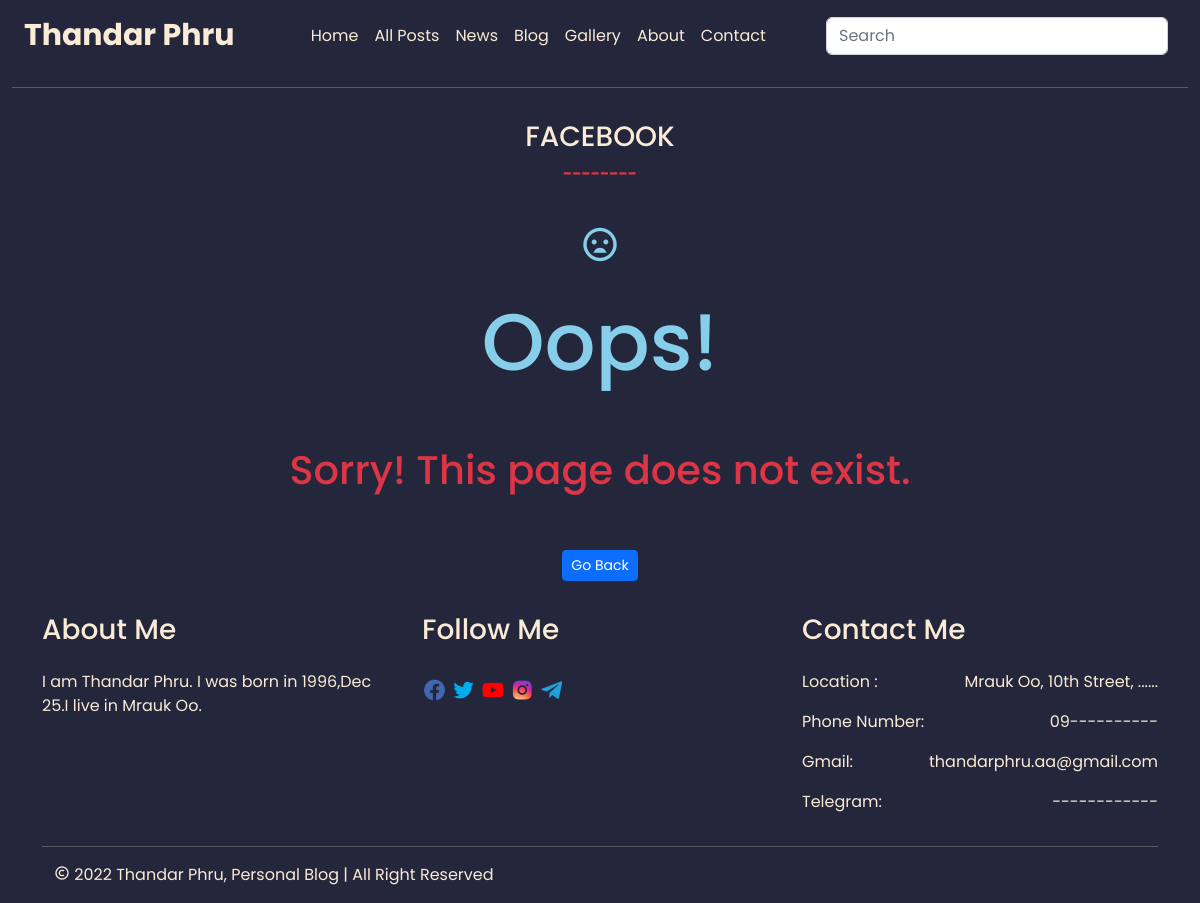
The app's page /tag/facebook/, older data.
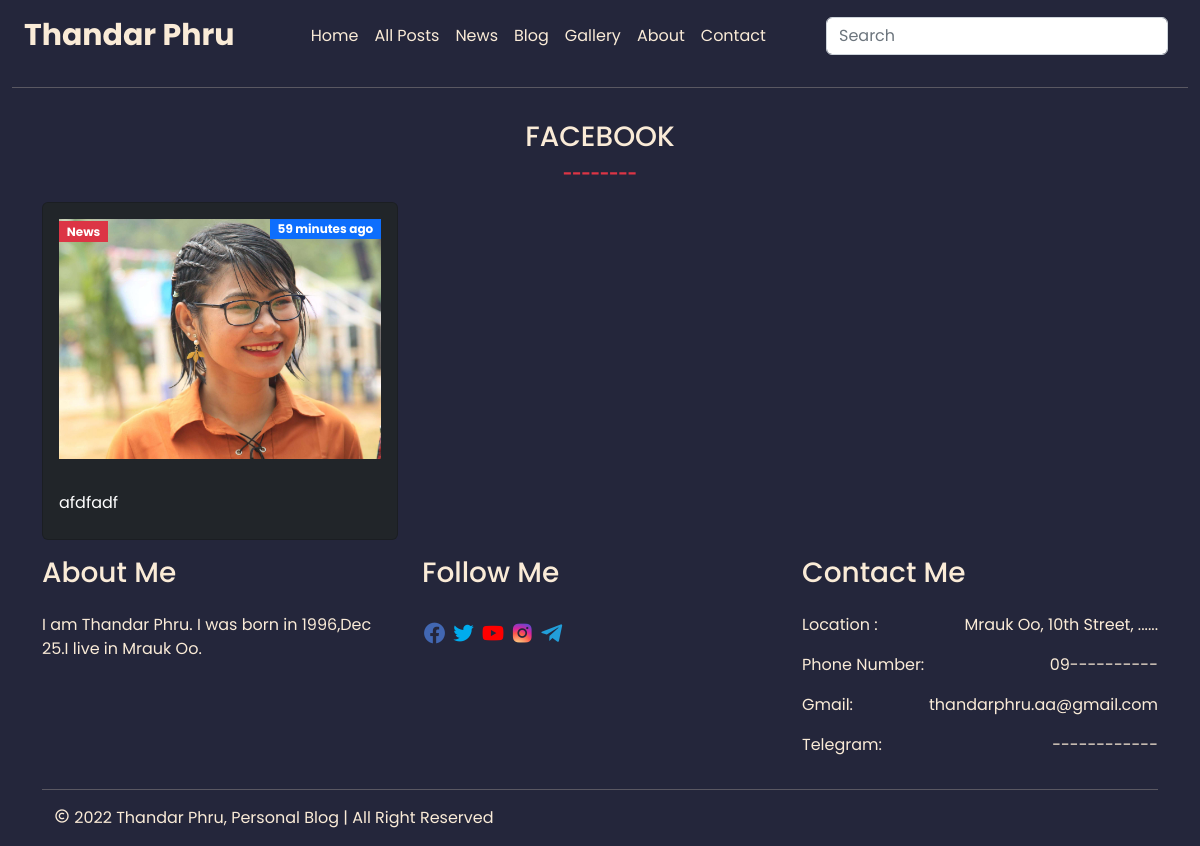
The same page, newer data.
### base/models.py (models this page shows, shortened)
class Category(models.Model):
    name = models.CharField(max_length=100)
    slug = models.SlugField(
            default='',
            editable=False,
        )
    created = models.DateTimeField(auto_now_add=True)
    updated = models.DateTimeField(auto_now=True)
    def __str__(self):
        return self.name

class Post(models.Model):
    title = models.CharField(max_length=255)
    category = models.ForeignKey(Category, on_delete=models.CASCADE)
    slug = models.SlugField(
            default='',
            editable=False,
        )
    author = models.ForeignKey(User, on_delete=models.CASCADE ,default='Thandar Phru')
    content = models.TextField(null=True)
    short_content = models.TextField(null=True,blank=True)
    feature = models.ImageField(upload_to = 'static/postimages', blank= True,null=True,default='static/postimages/contactme.JPEG')
    tags = models.ManyToManyField(Tag)
    created = models.DateTimeField(auto_now_add=True)
    updated = models.DateTimeField(auto_now=True)
    is_feature = models.BooleanField(default=True)
    class Meta:
        ordering = ('-created',)

### base/views.py (the view)
# urls.py: path('tag/<str:slug>/', views.tagView,name='tagpost' ),
def tagView(request,slug):
    categories = Category.objects.all()
    tags = Tag.objects.get(slug=slug)
    tagposts = Post.objects.filter(tags=tags)
    context = {'categories':categories,'tagposts':tagposts,'slug':slug}
    if 'q' in request.GET:
        q = request.GET['q']
        search = Q(Q(title__icontains = q) | Q(content__icontains = q))
        results = Post.objects.filter(search)
        context ={'results':results,'q':q,'categories':categories}
        return render(request, 'base/searchresult.html', context)
    return render(request,'base/tagpost.html', context)

### base/templates/base/tagpost.html (shortened to what this page needs)
{% extends 'main.html' %} {% load static %}
{% block content %}
<div class="container">
    <div class="row">
      <div class="text-center py-3">
        <h3 class="text-uppercase">{{slug}}</h3>
        <span class="text-danger fw-bold">--------</span>
      </div>
      {% if tagposts %}
      {% for post in tagposts %}
      <div class="col-lg-4">
        <div class="card bg-dark">
          <div class="p-3">
            <div
              class="blog-picture-background"
              style="
                background-image: url('{{post.feature.url}}');
                height: 240px;
                background-repeat: no-repeat;
                background-size: cover;
                background-position: center;
              "
            >
              <p>
                <span class="badge bg-danger text-center rounded-0"
                  >{{post.category}}</span
                >
                <span class="badge bg-primary text-center float-end rounded-0"
                  >{{post.created|timesince}} ago</span
                >
              </p>
            </div>
          </div>
          <div class="card-body">
            <div class="card-title text-dark">
              <a href="{% url 'detail' post.slug %} " class="text-white"> {{post.title | truncatechars:40}} </a>
            </div>
          </div>
        </div>
      </div>
      {% endfor %}
      {% else%}
    <div class="text-center py-3">
        <p style="font-size:40px;color:skyblue;"><i class='bx bx-sad' ></i></p>
        <h1 style="font-size:80px;color:skyblue;">Oops!</h1>
        <h1 class="text-danger py-5">Sorry! This page does not exist.</h1>
        <a href="{% url 'home' %}" class="btn btn-primary btn-sm">Go Back</a>
    </div>
      {% endif %}
    </div>
  </div>
  {% endblock content %}

### templates/navbar.html (shortened to what this page needs)
{% load static %}
<nav class="navbar navbar-expand-lg">
  <div class="container-fluid">
    <a class="navbar-brand logo" href="{% url 'home' %}">Thandar Phru</a>
    <div class="collapse navbar-collapse" id="navbarSupportedContent">
      <ul class="navbar-nav mx-auto mb-2 mb-lg-0">
        {% url 'home' as url %}
        <li class="nav-item">
          <a class="nav-link {% if request.path == url %}border-bottom{% endif %}" aria-current="page" href="{% url 'home' %}">Home</a>
        </li>
        {% url 'posts' as url %}
        <li class="nav-item">
          <a class="nav-link {% if request.path == url %}border-bottom{% endif %}" href='{% url 'posts' %}'>All Posts</a>
        </li>
        {% for category in categories %}
        {% url 'category' category.slug as url %}
        <li class="nav-item">
            <a class="nav-link {% if request.path == url %}border-bottom{% endif %}" href="{% url 'category' category.slug %}">{{category.name}}</a>
          </li>{% endfor %}
          {% url 'gallery' as url %}
        <li class="nav-item">
          <a class="nav-link {% if request.path == url %}border-bottom{% endif %}" href='{% url 'gallery' %}'>Gallery</a>
        </li>
        <li class="nav-item">
          <a class="nav-link" href='{% url 'home' %}#aboutme'>About</a>
        </li>
        <li class="nav-item">
          <a class="nav-link" href='{% url 'home' %}#contactme'>Contact</a>
        </li>
      </ul>
      <form class="d-flex" role="search">
        <input
          class="form-control me-2"
          type="search"
          name = "q"
          placeholder="Search"
          aria-label="Search"
        />
      </form>
    </div>
  </div>
</nav>
<hr />

Row changes from the older to the newer data that the page shows:
added Post: feature (picture), category "News", created "59 minutes", title "afdfadf"
Text that changed along with them:
text no longer shown: "Oops! Sorry! This page does not exist. Go Back"
